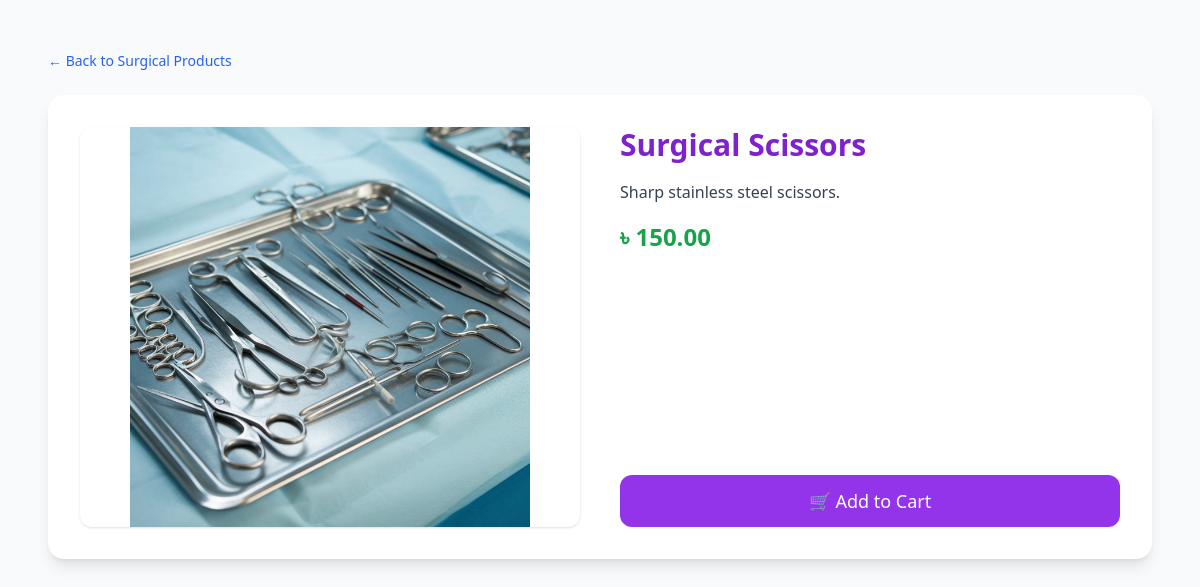
/doctors/surgical/1/, run on the app's committed database.
### doctors/models.py (models this page shows, shortened)
class SurgicalProduct(models.Model):
    name = models.CharField(max_length=200)
    description = models.TextField()
    price = models.DecimalField(max_digits=6, decimal_places=2)
    image = models.ImageField(upload_to='surgical_products/', blank=True, null=True)

### doctors/views.py (the view)
# urls.py: path('surgical/<int:pk>/', views.surgical_detail, name='surgical_detail'),
def surgical_detail(request, pk):
    product = get_object_or_404(SurgicalProduct, pk=pk)
    added_to_cart = False
    if request.method == 'POST':
        added_to_cart = True  # simple flag, no messages module
    return render(request, 'doctors/surgical_detail.html', {
        'product': product,
        'added_to_cart': added_to_cart,
    })

### templates/doctors/surgical_detail.html (shortened to what this page needs)
<!DOCTYPE html>
<html lang="en">
<head>
    <script src="https://cdn.tailwindcss.com"></script>
</head>
<body class="bg-gray-50 font-sans text-gray-800">
    <div class="max-w-6xl mx-auto py-12 px-6">
        <a href="{% url 'surgical_list' %}" class="text-blue-600 hover:underline mb-6 inline-block text-sm">← Back to Surgical Products</a>
        <div class="grid grid-cols-1 md:grid-cols-2 gap-10 bg-white p-8 rounded-2xl shadow-lg">
            <div>
                {% if product.image %}
                    <img src="{{ product.image.url }}" alt="{{ product.name }}" class="w-full h-[400px] object-contain rounded-xl shadow">
                {% else %}
                    <div class="w-full h-[400px] bg-gray-200 flex items-center justify-center text-gray-400 rounded-xl">
                        No Image Available
                    </div>
                {% endif %}
            </div>
            <div class="flex flex-col justify-between">
                <div>
                    <h1 class="text-3xl font-bold text-purple-700 mb-4">{{ product.name }}</h1>
                    <p class="mb-4 text-gray-700 leading-relaxed">{{ product.description }}</p>
                    <div class="text-2xl font-semibold text-green-600 mb-6">৳ {{ product.price }}</div>
                </div>
                <form method="post">
                    <button type="submit" class="bg-purple-600 hover:bg-purple-700 text-white px-6 py-3 rounded-xl font-medium text-lg transition duration-200 w-full">
                        🛒 Add to Cart
                    </button>
                </form>
            </div>
        </div>
    </div>
</body>
</html>

### data on the page
SurgicalProduct: image (picture), name "Surgical Scissors", description "Sharp stainless steel scissors.", price "150.00"
